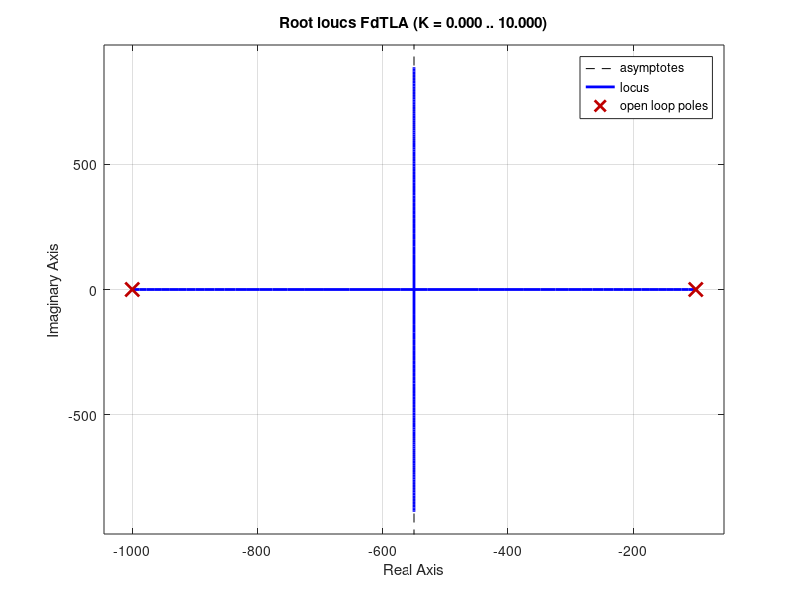

Recreate this plot in MATLAB.
clear all; close all; clc

s=tf('s')

% Analisis Lazo Abierto %
FdTLA=100000/((1000+s)*(100+s))

step(FdTLA, 0.1);grid

% Analisis Lazo Cerrado %
k=1;
FdTLC = feedback(FdTLA*k,1)
pole(FdTLA)
%pzmap(FdTLC)

rlocus(FdTLA,0.1,0,10)
